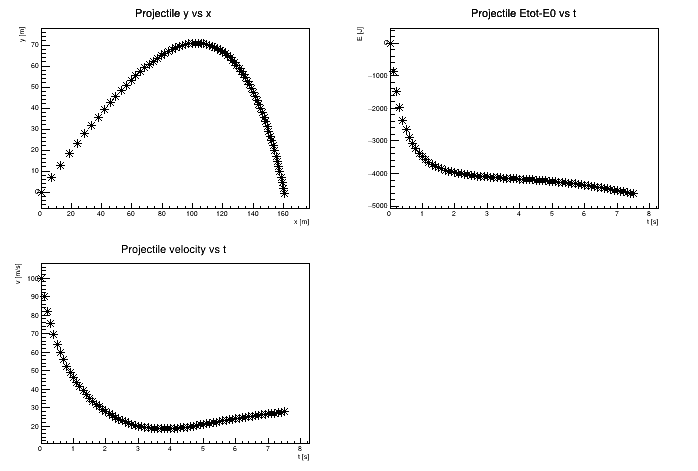
#> input picture src/Projectile.png, 698 x 471 px
$ python combine_pngs_to_pdf.py
#> lines starting #> are read from the running program, lines starting #| are printed output that depends on the picture
#!/usr/bin/env python
"""
combine_pngs_to_pdf_ordered_fixed_size.py

Combine PNGs into a single PDF in a specific order with all pages the same size.
"""

from PIL import Image

# --- specify PNG files in desired order ---
png_files = [
    "Projectile.png",
    "vterm_plots.png",
    "energy_analysis_combined.png",
    "projectile_speed_terminal_velocity.png",
    "vt_vs_mass.png",
    "accuracy_report.png"
]

# --- open first image to get reference size ---
first_img = Image.open(png_files[0]).convert("RGB")
#> first_img is the input picture: PIL image 698x471 RGB; min 0, max 255, mean 247.2
width, height = first_img.size
#> width = 698; height = 471

# --- open and resize all images to the same size ---
images = [first_img]  # first image already loaded
for f in png_files[1:]:
    img = Image.open(f).convert("RGB")
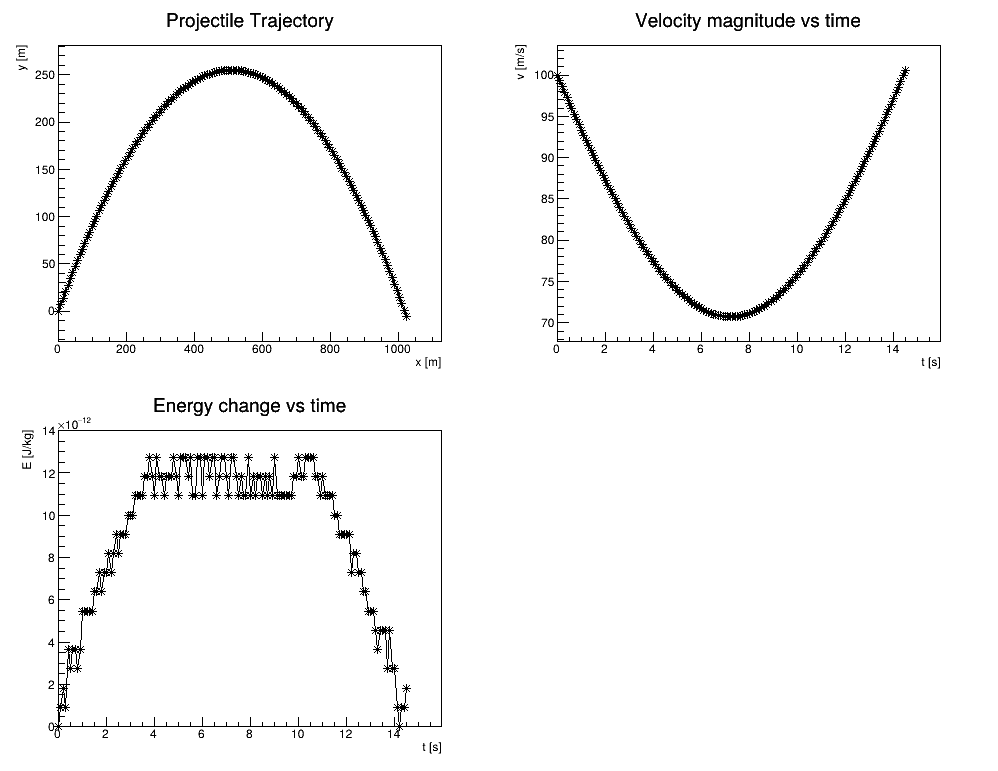
#> input picture src/vterm_plots.png, 998 x 771 px
#> img is the input picture: PIL image 998x771 RGB; min 0, max 255, mean 247.9
    img_resized = img.resize((width, height))
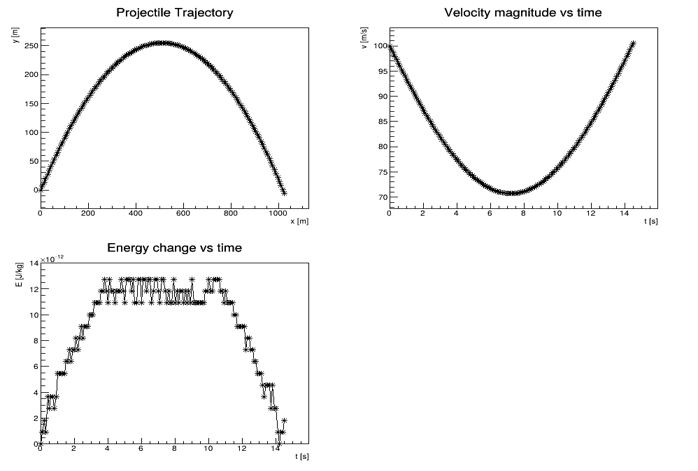
#> img_resized: PIL image 698x471 RGB; min 0, max 255, mean 247.6
    images.append(img_resized)
#> pass 2 of the loop `for f in png_files[1:]:`:
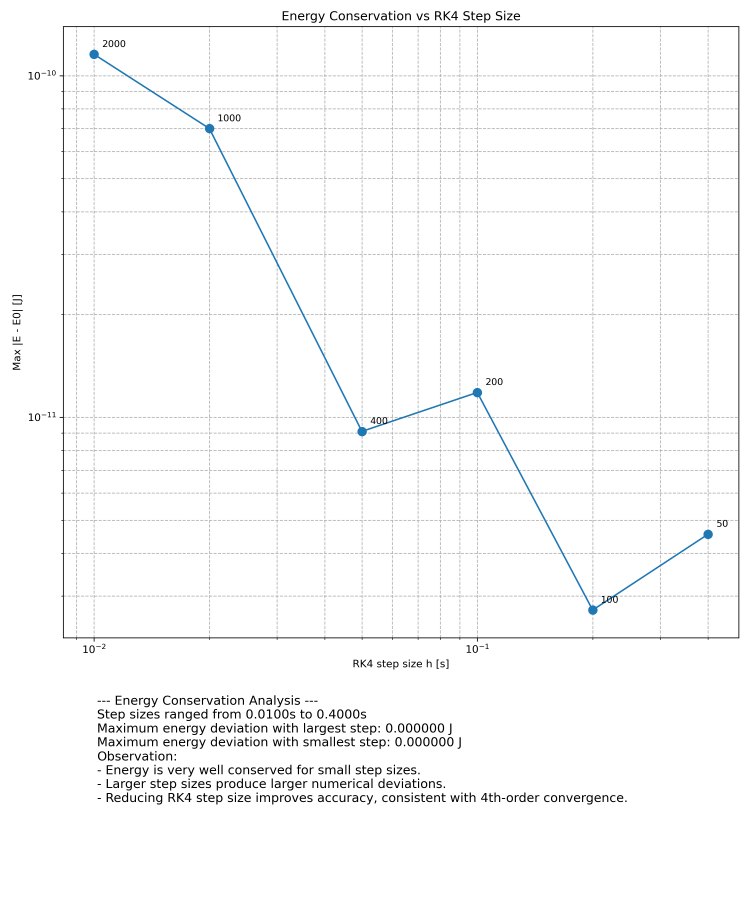
#> input picture src/energy_analysis_combined.png, 3000 x 3600 px (shown at 1/4 size)
#> img: PIL image 3000x3600 RGB
#> `img_resized = img.resize((width, height))`:
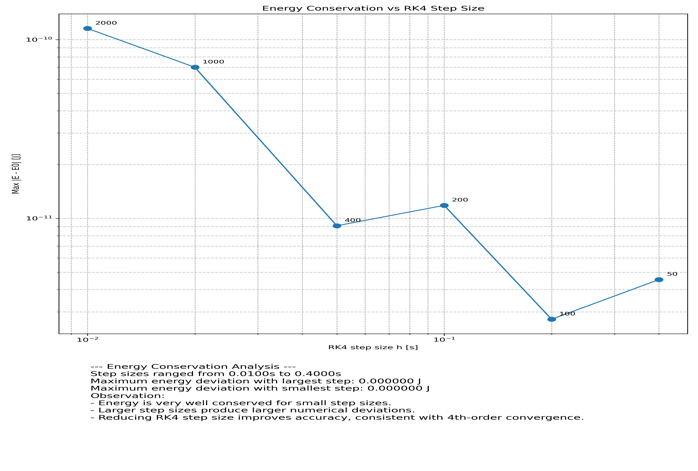
#> img_resized: PIL image 698x471 RGB; mean R, G, B 249.1, 249.4, 249.6
#> pass 3 of the loop `for f in png_files[1:]:`:
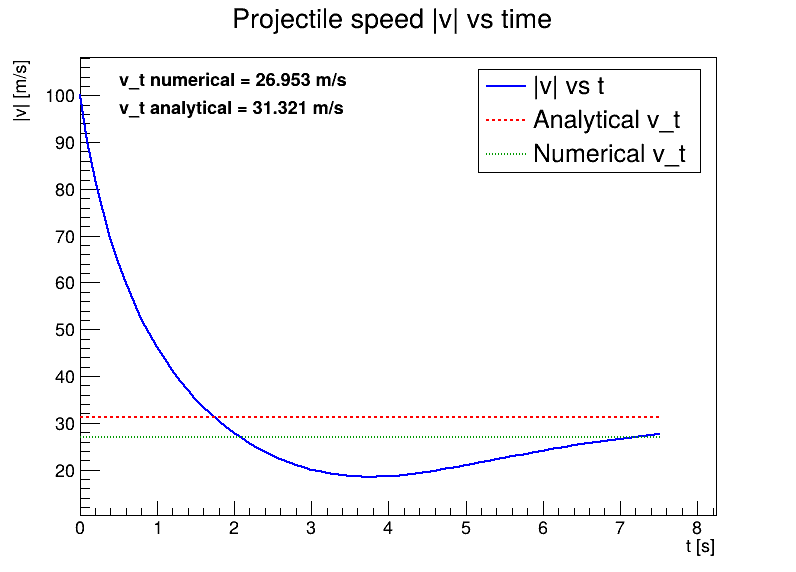
#> input picture src/projectile_speed_terminal_velocity.png, 796 x 572 px
#> img is the input picture: PIL image 796x572 RGB; mean R, G, B 247.5, 247.3, 248.2
#> `img_resized = img.resize((width, height))`:
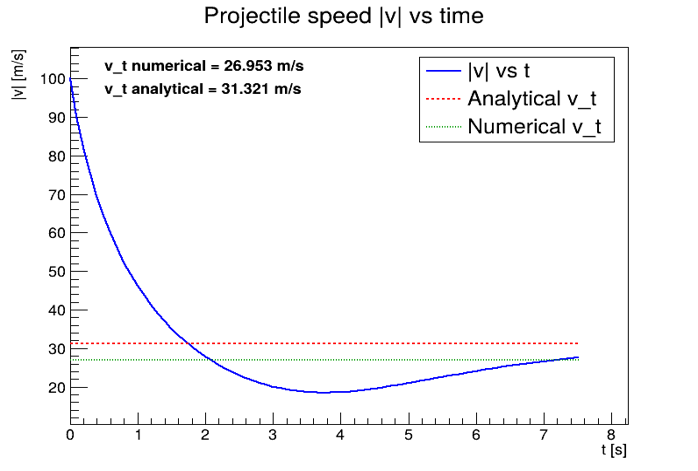
#> img_resized: PIL image 698x471 RGB; mean R, G, B 247.3, 247.1, 248
#> the loop made 5 passes; the first 3 are shown

# --- save as single PDF ---
images[0].save("vterm.pdf", save_all=True, append_images=images[1:])

print(f"Combined {len(images)} PNGs into vterm.pdf with uniform page size ({width}x{height})")
